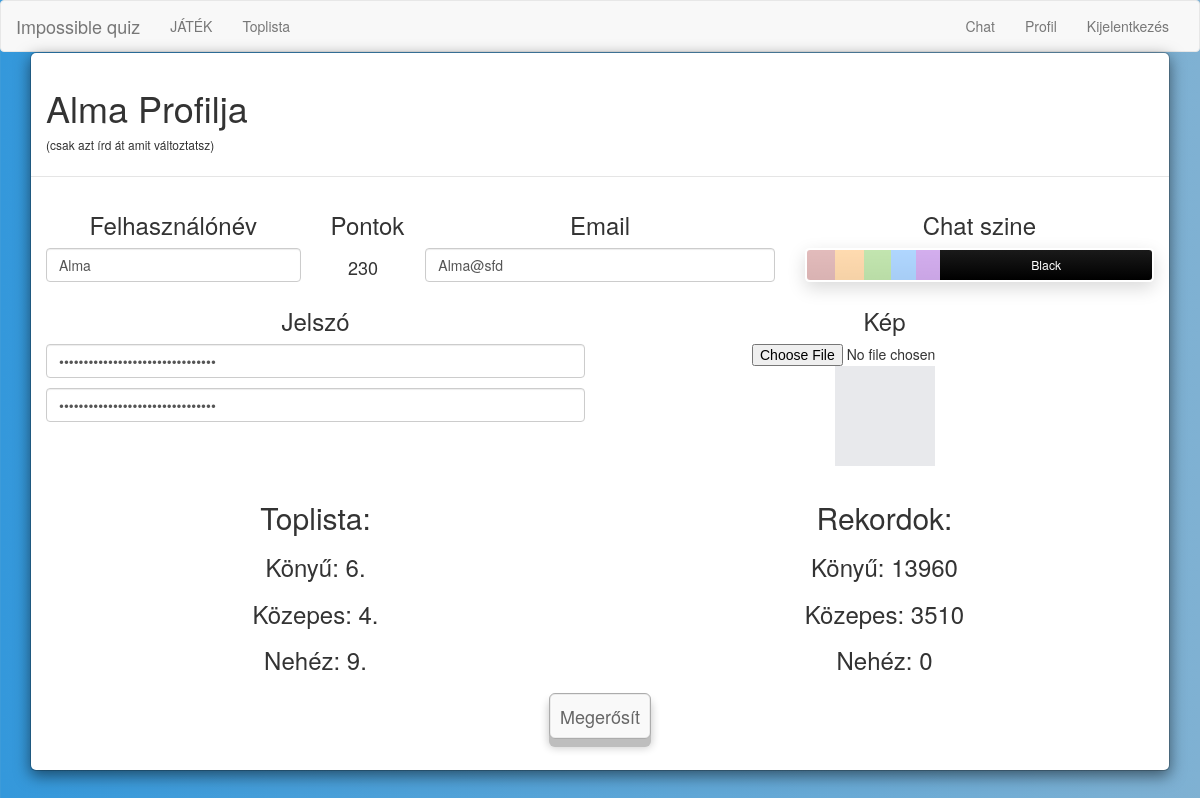
The app's page /index.php?page=profil (signed in) with its own data.
### tables this page shows
CREATE TABLE `users` (
  `id` int(11) NOT NULL,
  `username` varchar(50) NOT NULL,
  `email` varchar(100) NOT NULL,
  `password` varchar(50) NOT NULL,
  `permission` varchar(50) NOT NULL,
  `points` int(11) NOT NULL,
  `icon` text NOT NULL,
  `chatcolor` varchar(20) NOT NULL
);

CREATE TABLE `records` (
  `id` int(11) NOT NULL,
  `userid` int(11) NOT NULL,
  `gametype` int(11) NOT NULL,
  `points` int(11) NOT NULL
);

### php/database.php (called while the page is built, shortened)
<?php
class Database{
	public $conn;
	public $sql;
	public $result;
	public $row;
	public function __construct(){
		$this->servername = "localhost";
		$this->username = "root";
		$this->password = "";
		$this->dbname = "impquiz";
		$this->conn = new mysqli($this->servername, $this->username, $this->password, $this->dbname);
		$this->conn->set_charset("utf8");
		return $this->conn;
	}
	public function getSql() {
		return $this->sql;
	}
	public function getConn() {
		return $this->conn;
	}
	public function getRow() {
		return $this->row;
	}
	public function getNRow($n) {
		$result = mysqli_query($this->getConn(),$this->getSql());
		$i = 1;
		while($row = $result->fetch_assoc()){
			if($i == $n){
				return $row;
				break;
			}
			$i++;
		}
	}
	public function getRowNum($one, $two) {
		$result = mysqli_query($this->getConn(),$this->getSql());
		$i = 1;
		while($row = $result->fetch_assoc()){
			$three = $row[$two];
			if($one == $three){
				return $i;
				break;
			}
			$i++;
		}
	}
	public function getResult() {
		return $this->result;
	}
	public function select($tableName, $columns, $where, $etc = ""){
		$this->sql = "SELECT ".$columns." FROM " . $tableName . " WHERE " . $where . " " . $etc . ";";
		$this->result = mysqli_query($this->getConn(),$this->getSql());
		$this->row = mysqli_fetch_assoc($this->getResult());
		return $this->sql;
	}
}
?>

### html/profil.php (the view, shortened to what this page needs)
<?php
function profil(){
	$database = new database();
	if(isset($_GET["username"])){
		$database->select("users", "*", "username = '".$_GET["username"]."'", "");
	}
	else{
	$database->select("users", "*", "id = '".$_SESSION['userid']."'", "");
	}
	?>
	<div class="container">
		<div class="modal-content">
			<div id="csere">
				<div class="modal-header">
					<h1 class="hidden-xs"><?php echo $database->getRow()['username']; ?> Profilja</h1>
					<h6>(csak azt írd át amit változtatsz)</h6>
				</div>
				<div class="modal-body">
					<form method="POST" enctype="multipart/form-data">
						<div class="row" align="center">
							<div class="col-xs-6 col-sm-3 ">
								<h3 class="hidden-xs">Felhasználónév</h3>
								<input type="text" name="username" class="form-control" value="<?php echo $database->getRow()['username']; ?>">
							</div>
							<div class="col-xs-6 col-sm-1 ">
								<h3 class="hidden-xs">Pontok</h3>
								<h4 class="col-sm-12 hidden-xs"><?php echo $database->getRow()['points']; ?></h4>
							</div>
							<div class="col-xs-12 col-sm-4 ">
								<h3 class="hidden-xs">Email</h3>
								<input type="email" id="color" name="email" class="form-control" value="<?php echo $database->getRow()['email']; ?>">
							</div>
							<div class="col-xs-12 col-sm-4 ">
								<h3 class="hidden-xs">Chat szine</h3>
								<div class="colorPicker" style="margin-top: 0px;">
								  <label class="brown" for="chatcolor-brown">brown</label>
								  <label class="orange" for="chatcolor-orange">orange</label>
								  <label class="green" for="chatcolor-green">green</label>
								  <label class="blue" for="chatcolor-blue">blue</label>
								  <label class="indigo" for="chatcolor-indigo">indigo</label>
								  <label class="black" for="chatcolor-black">black</label>
								</div>
							</div>
						</div>
						<div class="row" align="center" align="center">
							<div class="col-xs-12 col-sm-6">
								<h3 class="hidden-xs" >Jelszó</h3>
								<input style="margin-bottom:10px;" type="password" placeholder="Jelszó" name="password" class="form-control" value="<?php echo $database->getRow()['password']; ?>">
								<input type="password" placeholder="Mégegyszer" name="passwordsec" class="form-control" value="<?php echo $database->getRow()['password']; ?>">
							</div>
							<div class="col-xs-12 col-sm-6" style="margin-bottom: 15px;">
								<h3 class="col-sm-12 hidden-xs">Kép</h3>
								<input type="file" name="fileToUpload" id="fileToUpload">
								<div class="jumbview" style="background-color:#E8E9EC;background-image: url('<?php echo $database->getRow()['icon']; ?>');height:100px;width:100px;background-repeat:no-repeat;background-size:100% 100%;background-position:center;">
								</div>
							</div>
						</div>
						<div class="row" align="center">
							<div class="col-xs-6 col-sm-6" >
								<h2 class="hidden-xs">Toplista:</h2>
								<?php
								$database->select('users INNER JOIN records ON users.id = records.userid',
									'users.username, users.points, records.points AS recpoint',
									'gametype = 1',
									'ORDER BY recpoint DESC, userid DESC');?>
								<h3 class="hidden-xs">Könyű: <?php echo $database->getRowNum($_SESSION["username"], "username"); ?>.</h3>
								<?php
								$database->select('users INNER JOIN records ON users.id = records.userid',
									'users.username, users.points, records.points AS recpoint',
									'gametype = 2',
									'ORDER BY recpoint DESC, userid DESC');?>
								<h3 class="hidden-xs">Közepes: <?php echo $database->getRowNum($_SESSION["username"], "username"); ?>.</h3>
								<?php
								$database->select('users INNER JOIN records ON users.id = records.userid',
									'users.username, users.points, records.points AS recpoint',
									'gametype = 3',
									'ORDER BY recpoint DESC, userid DESC');?>
								<h3 class="hidden-xs">Nehéz: <?php echo $database->getRowNum($_SESSION["username"], "username"); ?>.</h3>
							</div>
							<?php
								$database->select("records", "*", "userid = '".$_SESSION['userid']."'", "ORDER BY gametype");
							?>
							<div class="col-xs-6 col-sm-6" align="center">
								<h2 class="hidden-xs">Rekordok:</h2>
								<h3 class="hidden-xs">Könyű: <?php echo $database->getNRow(1)['points']; ?></h3>
								<h3 class="hidden-xs">Közepes: <?php echo $database->getNRow(2)['points']; ?></h3>
								<h3 class="hidden-xs">Nehéz: <?php echo $database->getNRow(3)['points']; ?></h3>
							</div>
						</div>
						<div class="row">
							<div class="col-sm-4 col-xs-3" style="padding:0px 0px;">
							</div>
							<div class="col-sm-4 col-xs-6" style="text-align:center;">
								<label style="padding:10px 10px;text-align:center;margin-top:15px;" class="element-animation1 btn btn-lg btn3d btn btn-default btn-lg">
									<input style='position:absolute;clip:rect(0,0,0,0);' type="submit" name="formop" value="Update user">Megerősít
								</label>
							</div>
							<div class="col-xs-3" style="padding:0px 0px;">
							</div>
						</div>
					</form>
				</div>
			</div>
		</div>
	</div>
<?php
}

### index.php (shortened to what this page needs)
<!DOCTYPE html>
<html>
<head>
	<?php include 'php/database.php'; ?>
	<?php include 'php/page.php'; ?>
	<?php include 'php/permission.php'; ?>
	<link rel="stylesheet" href="css/bootstrap.min.css" type="text/css">
	<link rel="stylesheet" href="//netdna.bootstrapcdn.com/font-awesome/4.2.0/css/font-awesome.min.css">
	<link rel="stylesheet" href="css/modal.css">
</head>
<body>
	<div id="page">
	<?php
		$page = new Page;
	?>
	</div>
</body>

### html/menu.php (shortened to what this page needs)
<?php
function menu() {
	$permission = new Permission;
	?>
	<nav class="navbar navbar-default" style="top:0;margin-bottom:0px;">
		<div class="container-fluid">
			<div class="navbar-header">
				<a class="navbar-brand" href="index.php?page=home">Impossible quiz</a>
			</div>
			<div class="collapse navbar-collapse" id="bs-example-navbar-collapse-1">
				<ul class="nav navbar-nav">
					<li><a href='index.php?page=gameopt'>JÁTÉK</a></li>
					<li><a href="index.php?page=toplist">Toplista</a></li>
				</ul>
				<ul class="nav navbar-nav navbar-right">
					<li><a class="chatb">
						<input onclick="posting(0);" style='position:absolute;clip:rect(0,0,0,0);' type="submit">Chat
					</a></li>
				</ul>
			</div>
		</div>
	</nav>
	<?php
}

### php/permission.php (shortened to what this page needs)
<?php
class Permission{
	public $permission = "none";
	public function getperm() {
        return $this->permission;
    }
    public function setperm($x) {
		$this->permission = $x;
    }
	function __construct() {
		if(isset($_SESSION['permission']) && $_SESSION['permission'] != 'none'){
			$database = new database();
			$database->select("users", "permission", "id = '".$_SESSION["userid"]."'", "");
		}
		else{
			$_SESSION['permission'] = "none";
		}
	}
	function permecho($perm, $echo){
		if( $this->getperm() == "admin" && $perm == "admin"){
			echo $echo;
		}
		else if ($this->getperm() == "user" && $perm == "login" || $this->getperm() == "admin" && $perm == "login"){
			echo $echo;
		}
	}
}
?>

### php/page.php (shortened to what this page needs)
<?php
class Page{
	function __construct() {
		?>
		<?php
		include 'html/menu.php';
		menu();
		if(isset($_GET['page'])){
			if($_GET['page']=='home'){
				include 'html/home.php';
				home();
			}
			else if($_GET['page']=='toplist'){
				include 'html/toplist.php';
				toplist();
			}
			else if($_GET['page']=='game'){
				include 'html/game.php';
				game();
			}
			else if($_GET['page']=='gameopt'){
				include 'html/gameopt.php';
				gameopt();
			}
			else if($_GET['page']=='profil'){
				if($_SESSION['permission'] == 'admin' || $_SESSION['permission'] == 'user'){
					include 'html/profil.php';
					profil();
				}
				else{
					session_destroy();
					header('Location: index.php?page=home');
					echo "<p id='uezenet'>Nono !</p>";
				}
			}
		}
		else{
			include '../html/home.php';
			header('Location: index.php?page=home');
		}
	}
}
?>

### css/modal.css (style rules this page uses)
label { font-weight: 300; }

### html/menu.php (style rules this page uses)
a { color: #3498db; }

### records on screen
users: username "Alma", points "230", email "Alma@sfd"
records: points "13960"
records: points "3510"
records: points "0"

### other values on screen
$echo "Profil Kijelentkezés"
$database->getRowNum($_SESSION["username"], "username") "6"
$database->getRowNum($_SESSION["username"], "username") "4"
$database->getRowNum($_SESSION["username"], "username") "9"
